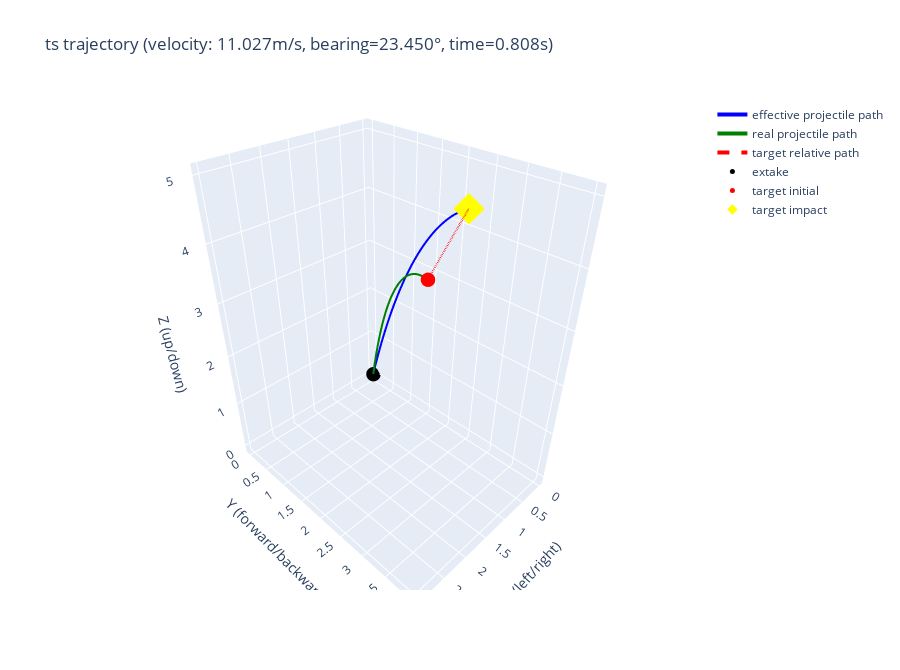

The notebook cell this image was saved under:
### Code cell
import plotly.graph_objects as go

def visualize_trajectory(Tx, Ty, Tz, vx, vy, vz):
    result = calculate_trajectory(Tx, Ty, Tz, vx, vy, vz)
    
    if result is None:
        print("no solution were cooked")
        return
    
    print(f"result: {result}")
    
    v0 = result["velocity"]
    phi = np.radians(result["bearing"])
    t_final = result["time"]

    t = np.linspace(0, t_final, 67)

    Px = v0 * t * np.cos(THETA) * np.sin(phi)
    Py = v0 * t * np.cos(THETA) * np.cos(phi)
    Pz = v0 * t * np.sin(THETA) - 0.5 * G * t**2

    Tx_t = Tx - vx * t
    Ty_t = Ty - vy * t
    Tz_t = Tz - vz * t

    Rx = Px + vx * t
    Ry = Py + vy * t
    Rz = Pz + vz * t

    # visualize
    
    fig = go.Figure()
    
    fig.add_trace(go.Scatter3d(
        x=Px, y=Py, z=Pz,
        mode="lines", name="projectile effective path",
        line=dict(color="blue", width=4)
    ))

    fig.add_trace(go.Scatter3d(
        x=Rx, y=Ry, z=Rz,
        mode="lines", name="projectile real path",
        line=dict(color="green", width=4)
    ))
    
    fig.add_trace(go.Scatter3d(
        x=Tx_t, y=Ty_t, z=Tz_t,
        mode="lines", name="target relative path",
        line=dict(color="red", width=4, dash="dash")
    ))
    
    fig.add_trace(go.Scatter3d(
        x=[0], y=[0], z=[0],
        mode="markers", name="extake",
        marker=dict(size=5, color="black")
    ))
    
    fig.add_trace(go.Scatter3d(
        x=[Tx], y=[Ty], z=[Tz],
        mode="markers", name="target initial",
        marker=dict(size=5, color="red")
    ))
    
    fig.add_trace(go.Scatter3d(
        x=[Px[-1]], y=[Py[-1]], z=[Pz[-1]],
        mode="markers", name="target effective impact",
        marker=dict(size=8, color="yellow", symbol="diamond")
    ))

    fig.update_layout(
        title=f"ts trajectory (velocity: {v0:.3f}m/s, bearing={np.degrees(phi):.3f}°, time={t_final:.3f}s)",
        scene=dict(
            xaxis_title="X (left/right)",
            yaxis_title="Y (forward/backward)",
            zaxis_title="Z (up/down)",
            aspectmode="data"
        ),
        height=670
    )
    
    fig.show()

visualize_trajectory(3.0, 4.0, 5.0, 2.0, 1.0, 0.0)
